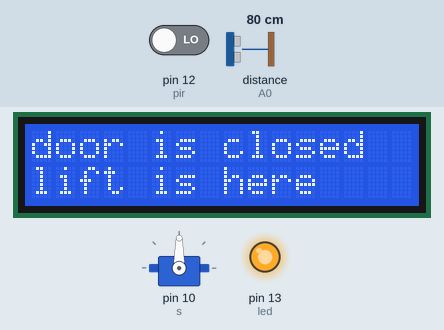
Simulated run of this sketch. Board: Arduino Uno, built with avr-gcc and run on an emulated ATmega328P. On the bench: 16×2 character LCD, servo, output pins drawn as LEDs (lit = HIGH). Wiring (inferred from the names in the program): ultrasonic range finder: trigger A0; echo A0. The test bench sets the inputs (shaded band); at power-on: pin 12 (pir) LOW, distance to the obstacle (sensor on A0) 80 cm. The echo pulse lasts 58.3 µs per cm; what the sketch prints to the serial monitor is not drawn.

Above: at 4.7 s.
4.8 s: pin 12 (pir) driven HIGH
At 8.5 s:
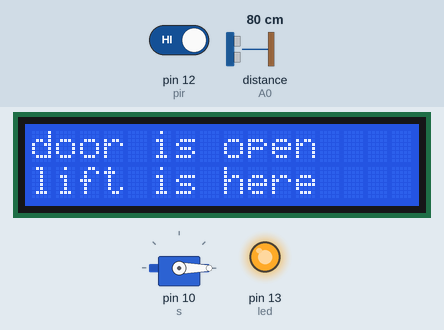
9.2 s: distance to the obstacle (sensor on A0) set to 96 cm
12.2 s: distance to the obstacle (sensor on A0) set to 103 cm
At 13.3 s:
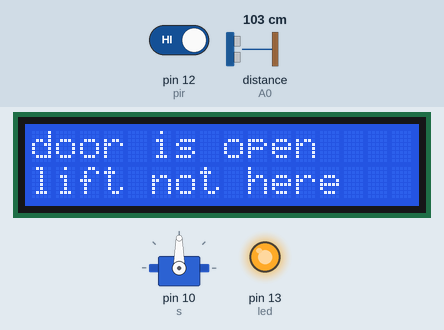
15.0 s: pin 12 (pir) driven LOW
At 16.8 s:
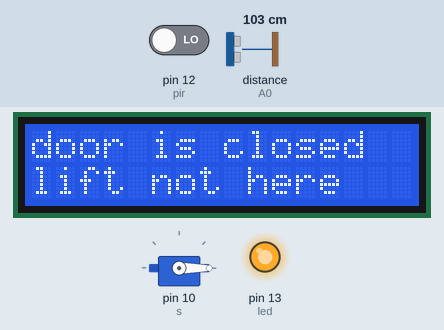
17.1 s: pin 12 (pir) driven HIGH
At 17.5 s:
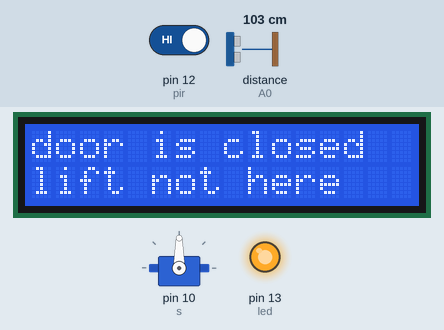
Timing chart, 0 to 24.1 s (numbered marks = the images above; inputs shaded):
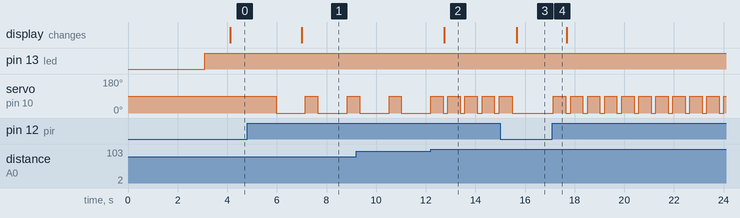

The sketch:

proj1_version2.ino
```cpp
#include<LiquidCrystal_I2C.h>
#include <Servo.h>
LiquidCrystal_I2C lcd(0x27,16,2);
int led =13;
int pir = 12;
int pingPin =A0;
Servo s;

void setup() {
  Serial.begin(9600);

lcd.init(); // init= initialisation of lcd
lcd.backlight(); // to turn the backlight
pinMode(led, OUTPUT);
pinMode (pir , INPUT );
s.attach (10);
lcd.setCursor (0,0);
lcd.print("pir for door ");
lcd.setCursor (0,1);
lcd.print("dist for lift");
delay (3000);
}

long getDistance() {
  long duration;

  // Send a short trigger pulse on the SAME pin
  pinMode(pingPin, OUTPUT);
  digitalWrite(pingPin, LOW);
  delayMicroseconds(2);
  digitalWrite(pingPin, HIGH);
  delayMicroseconds(5);
  digitalWrite(pingPin, LOW);

  // Switch pin to INPUT to listen for the echo
  pinMode(pingPin, INPUT);
  duration = pulseIn(pingPin, HIGH, 30000);

  // Convert duration to distance in cm
  long distanceCm = duration / 29 / 2;
  return distanceCm;
}

void loop() {

pir = digitalRead (12);
long distance = getDistance() ;


  Serial.print("distance: ");
  Serial.println(distance);

  if (pir == 1){
  s.write(90);
  delay(500);
  s.write(0);
}
 if (distance <100 && distance >0 ) {
  digitalWrite(led, 1);
  delay(1000);
}

lcd.clear();

  lcd.setCursor (0,0);
  if (pir == 1) {
    lcd.print("door is open ");
  }
  else {
    lcd.print("door is closed ");
  }
  lcd.setCursor (0,1);
  if (distance <100 && distance >0 ){
    lcd.print("lift is here ");
  }
  else {
    lcd.print("lift not here ");
  }


delay (150);
}
```

Measured:
- the behaviour switches between 99 and 100 cm on distance to the obstacle (sensor on A0) (found by bisection; images 1 and 2)
- after the input at 4.8 s, servo on pin 10 (s): alternates 90° for 0.50 s and 0° for 1.2 s, starting after 1.2 s; the display: changes after 2.2 s (image 1)
- after the input at 12.2 s, servo on pin 10 (s): alternates 90° for 0.50 s and 0° for 0.19 s, starting after 0.69 s; the display: changes after 0.54 s (image 2)
- after the input at 15.0 s, servo on pin 10 (s): goes on until 15.5 s, then stays 0°; the display: changes after 0.67 s (image 3)
- after the input at 17.1 s, servo on pin 10 (s): alternates 90° for 0.50 s and 0° for 0.19 s, starting after 0.05 s
